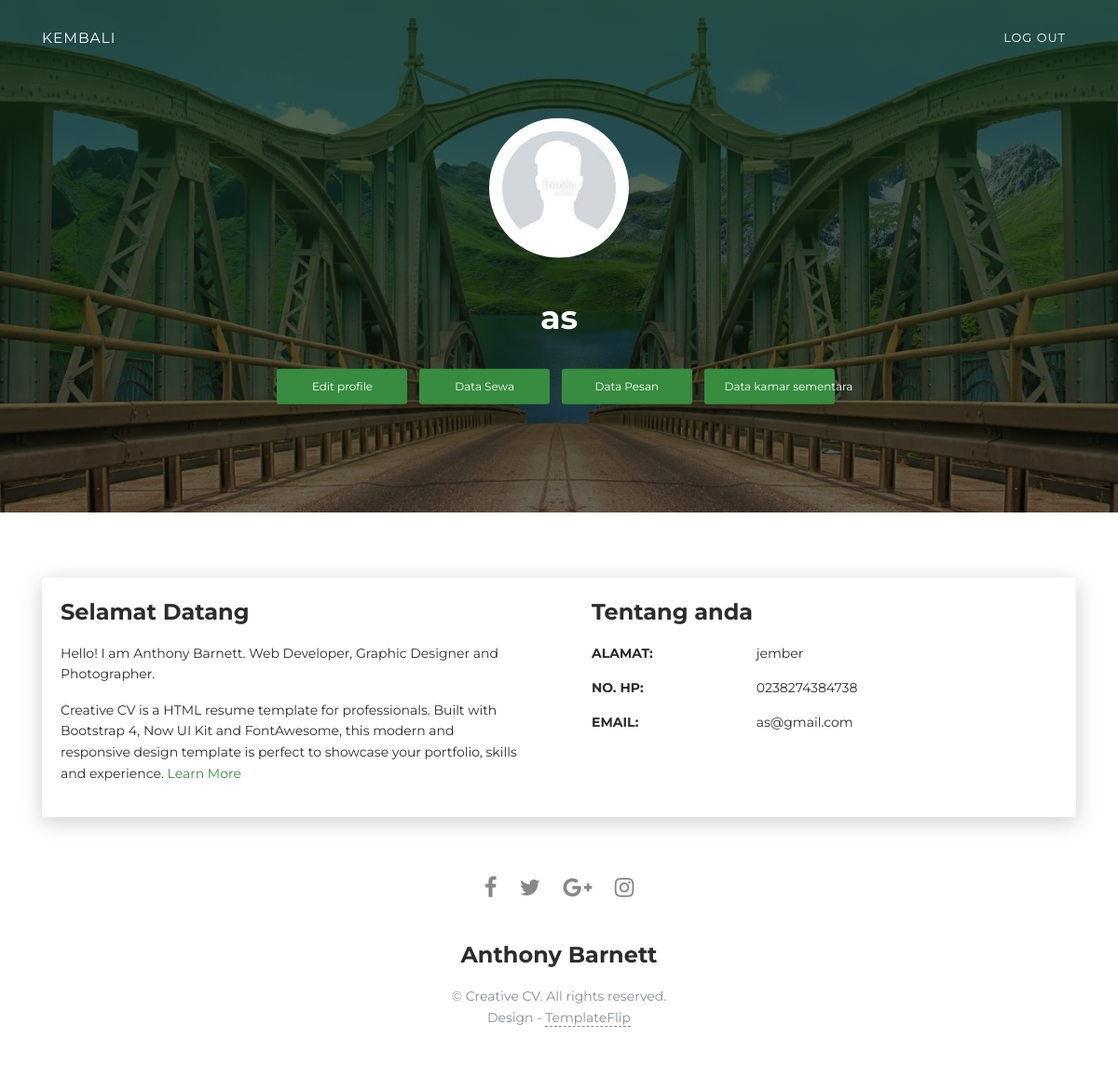
The page /profilpenyewa.php (signed in) on the database its author committed.
### tables this page shows
CREATE TABLE `tbpenyewa` (
  `nopenyewa` varchar(5) NOT NULL,
  `noktp` varchar(16) NOT NULL,
  `nama` varchar(30) NOT NULL,
  `alamat` varchar(30) NOT NULL,
  `nohp` varchar(15) NOT NULL,
  `username` varchar(10) NOT NULL,
  `password` varchar(20) NOT NULL,
  `email` varchar(30) NOT NULL,
  `fotoktp` varchar(191) NOT NULL,
  `fotoprofil` varchar(192) NOT NULL
);

### profilpenyewa.php (the view, shortened to what this page needs)
<?php
include 'koneksi.php';
?>
<!DOCTYPE html>
<html lang="en-US">
<head>
  <link href="https://maxcdn.bootstrapcdn.com/font-awesome/latest/css/font-awesome.min.css" rel="stylesheet">
  <link href="css/aos.css" rel="stylesheet">
  <link href="css/bootstrap.min.css" rel="stylesheet">
  <link href="styles/main.css" rel="stylesheet">
</head>
<?php
$result1 = mysqli_query($koneksi, "SELECT * FROM tbpenyewa WHERE username='" . $_SESSION['username'] . "'");
$row = mysqli_fetch_array($result1);
?>
<body id="top">
  <header>
    <div class="profile-page sidebar-collapse">
      <nav class="navbar navbar-expand-lg fixed-top navbar-transparent bg-primary" color-on-scroll="400">
        <div class="container">
          <div class="navbar-translate"><a class="navbar-brand" href="index.php" rel="tooltip">kembali</a>
          </div>
          <div class="collapse navbar-collapse justify-content-end" id="navigation">
            <ul class="navbar-nav">
              <li class="nav-item"><a class="nav-link smooth-scroll" href="index1.php">log out</a>
              </li>
            </ul>
          </div>
        </div>
      </nav>
    </div>
  </header>
  <div class="page-content">
    <div>
      <div class="profile-page">
        <div class="wrapper">
          <div class="page-header page-header-small" filter-color="green">
            <div class="container">
              <div class="content-center">
                <div class="cc-profile-image"><a href="#"><?php echo "<img src='img/" . $row['fotoprofil'] . "' />"; ?></a></div>
                <div class="h2 title"><?php
                                      echo $row['nama'];
                                      ?>
                </div>
                <a class="btn btn-primary smooth-scroll mr-2" href="" data-aos="zoom-in" data-aos-anchor="data-aos-anchor">Edit profile</a>
                <a class="btn btn-primary smooth-scroll mr-2" href="penyewa/datasewa.php" data-aos="zoom-in" data-aos-anchor="data-aos-anchor">Data Sewa</a>
                <a class="btn btn-primary smooth-scroll mr-2" href="penyewa/datapesan.php" data-aos="zoom-in" data-aos-anchor="data-aos-anchor">Data Pesan</a>
                <a class="btn btn-primary smooth-scroll mr-2" href="penyewa/datakamar.php" data-aos="zoom-in" data-aos-anchor="data-aos-anchor">Data kamar sementara</a>
              </div>
            </div>
          </div>
        </div>
      </div>
      <div class="section" id="about">
        <div class="container">
          <div class="card" data-aos="fade-up" data-aos-offset="10">
            <div class="row">
              <div class="col-lg-6 col-md-12">
                <div class="card-body">
                  <div class="h4 mt-0 title">Selamat Datang</div>
                  <p>Hello! I am Anthony Barnett. Web Developer, Graphic Designer and Photographer.</p>
                  <p>Creative CV is a HTML resume template for professionals. Built with Bootstrap 4, Now UI Kit and FontAwesome, this modern and responsive design template is perfect to showcase your portfolio, skills and experience. <a href="https://templateflip.com/templates/creative-cv/" target="_blank">Learn More</a></p>
                </div>
              </div>
              <div class="col-lg-6 col-md-12">
                <div class="card-body">
                  <div class="h4 mt-0 title">Tentang anda</div>
                  <div class="row mt-3">
                    <div class="col-sm-4"><strong class="text-uppercase">Alamat:</strong></div>
                    <div class="col-sm-8"> <?php echo $row['alamat']; ?> </div>
                  </div>
                  <div class="row mt-3">
                    <div class="col-sm-4"><strong class="text-uppercase">No. hp:</strong></div>
                    <div class="col-sm-8"> <?php echo $row['nohp']; ?> </div>
                  </div>
                  <div class="row mt-3">
                    <div class="col-sm-4"><strong class="text-uppercase">Email:</strong></div>
                    <div class="col-sm-8"> <?php echo $row['email']; ?> </div>
                  </div>
                </div>
              </div>
            </div>
          </div>
        </div>
      </div>
      <footer class="footer">
        <div class="container text-center"><a class="cc-facebook btn btn-link" href="#"><i class="fa fa-facebook fa-2x " aria-hidden="true"></i></a><a class="cc-twitter btn btn-link " href="#"><i class="fa fa-twitter fa-2x " aria-hidden="true"></i></a><a class="cc-google-plus btn btn-link" href="#"><i class="fa fa-google-plus fa-2x" aria-hidden="true"></i></a><a class="cc-instagram btn btn-link" href="#"><i class="fa fa-instagram fa-2x " aria-hidden="true"></i></a></div>
        <div class="h4 title text-center">Anthony Barnett</div>
        <div class="text-center text-muted">
          <p>&copy; Creative CV. All rights reserved.<br>Design - <a class="credit" href="https://templateflip.com" target="_blank">TemplateFlip</a></p>
        </div>
      </footer>
</body>
</html>

### rows shown on the page
tbpenyewa: fotoprofil (picture), nama "as", alamat "jember", nohp "0238274384738", email "as@gmail.com"
